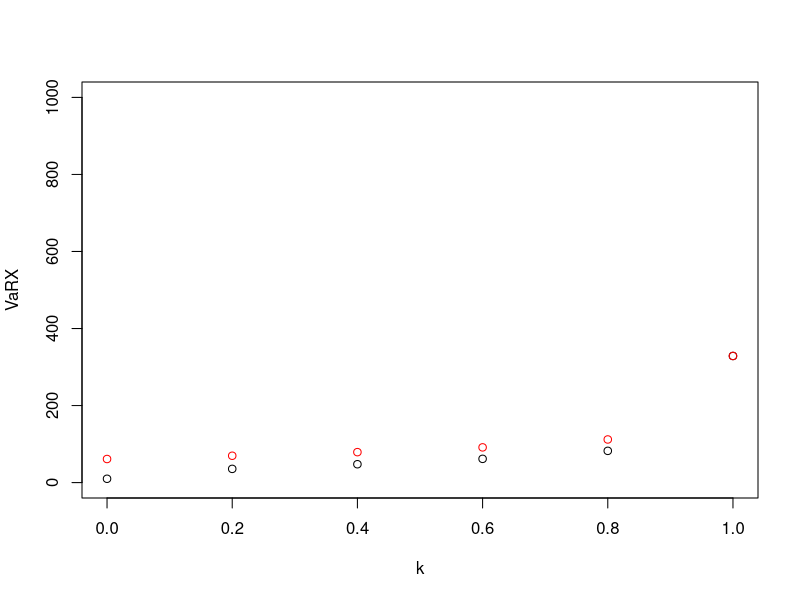
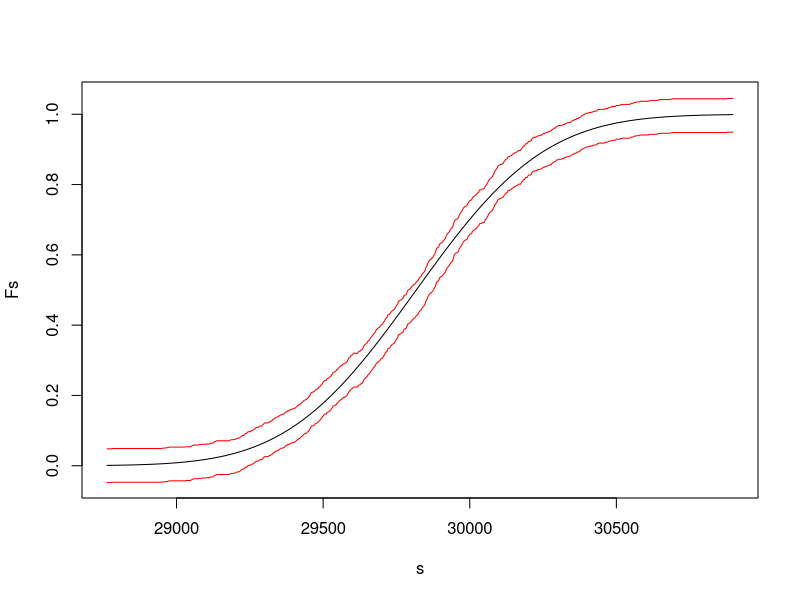
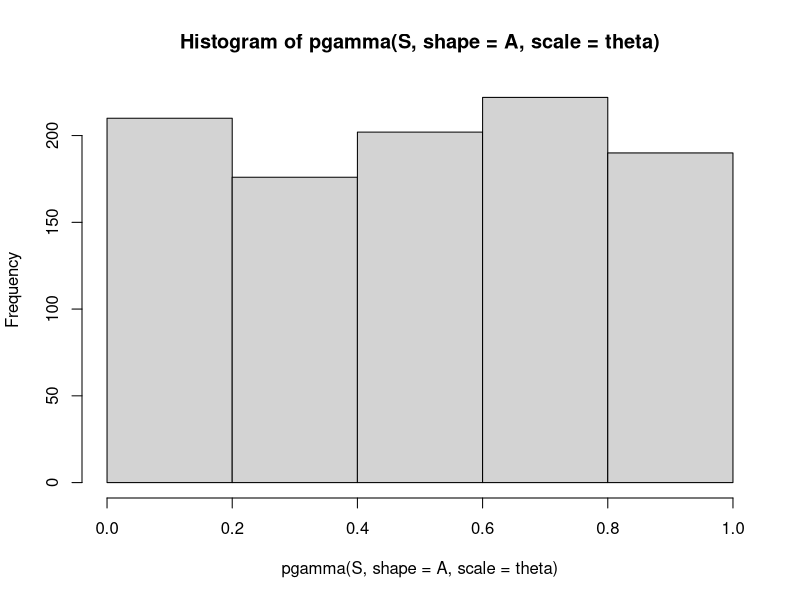

Source code (R) for these figures, in order: (Note: this script raises an error after producing the figures.)
## ---- chunk 1
set.seed(94312)
u <- 4
s <- 0.5
n <- 1e4
X <- rlnorm( n, meanlog = u, sdlog = s )
k <- seq( 0, 1, 0.2 ) 
VaRX <- quantile( X, probs = k, names = FALSE )
TVaRX <- sapply( 
  1:length( VaRX ), 
  FUN = function( i ) ifelse( k[ i ] < 1, ( 1 / ( 1 - k[ i ] ) ) * mean( X * ( X > VaRX[ i ] ) ), max( X ) ) )
## ---- chunk 2
plot( k, VaRX, ylim = c( 0, 1e3 ) )
points( k, TVaRX, col = 'red' )
## ---- chunk 3
# número de unidades aseguradas
n <- 1000

# parámetros para cada X_i
a <- runif( n, 5, 10 )

# parámetro theta, común a todas las X_i
theta <- 4

# parámetro para S
A <- sum( a )
## ---- chunk 4
EX <- a * theta
VX <- a * theta^2
ES <- sum( EX )
VS <- sum( VX )
SDS <- sqrt( VS )
## ---- chunk 5
m <- 1e5
S <- rgamma( m, shape = A, scale = theta )
## ---- chunk 6
P <- ES
P <- mean( S )

alpha <- 0.95
P_avg <- ( 1 + alpha ) * ES
P_avg <- ( 1 + alpha ) * mean( S )

P_var <- ES + alpha * VS
P_var <- mean( S ) + alpha * var( S )

P_sde <- ES + alpha * SDS
P_sde <- mean( S ) + alpha * sd( S )

VaRS <- qgamma( alpha, shape = A, scale = theta )
P_VaR <- VaRS
P_VaR <- quantile( S, probs = alpha )

P_TVaR <- ( 1 / ( 1 - alpha ) ) * ( A * theta ) * ( 1 - pgamma( VaRS, shape = A + 1, scale = theta ) )
P_TVaR <- ( 1 / ( 1 - alpha ) ) * integrate( f = function( u ) qgamma( u, shape = A, scale = theta ), alpha, 1 )$value
P_TVaR <- mean( sapply( runif( m, alpha, 1 ), FUN = function( k ) qgamma( k, shape = A, scale = theta ) ) )
I <- as.numeric( S > VaRS )
P_TVaR <- mean( S * I ) / mean( I )
## ---- chunk 7
n <- 1e3
S <- rgamma( n, shape = A, scale = theta )
smin <- qgamma( 0.001, shape = A, scale = theta )
smax <- qgamma( 0.999, shape = A, scale = theta )
s <- seq( smin, smax, length.out = 1000 )
Fns <- ecdf( S )( s )
Fs <- pgamma( s, shape = A, scale = theta )

alph <- 0.02
er <- sqrt( log( 2 / alph ) / ( 2 * n ) )
mean( abs( Fs - Fns ) > er )

plot( s, Fs, type = 'l', ylim = c( -er, 1 + er ) )
points( s, Fns - er, col = 'red', type = 'l' )
points( s, Fns + er, col = 'red', type = 'l' )

hist( pgamma( S, shape = A, scale = theta ), breaks = 5 )
## ---- chunk 8
n <- 1e5
l <- 3
dat <- data.table( id = 1:n, k = rpois( n, lambda = l )  )
datf <- dat[ , list( fk = .N ), by = k ]
setorder( datf, k )
datf[ , fks := shift( fk, n = 1 ) ]
datf[ , gk := k * fk / fks ]
datf <- datf[ !is.na( gk ) ]
plot( datf$k, datf$gk )
## ---- chunk 9
dflm <- lm( formula = gk ~ k, data = datf, method = 'qr' )
a <- coef( dflm )[ 2 ]
b <- coef( dflm )[ 1 ]
p0 <- exp( -b )
k <- seq( 1, 100, 1 )
p <- p0 * cumprod( c( 1, a + b / k ) )
sum( p )
k <- seq( 0, 100, 1 )
sum( dpois( k, lambda = l ) )
EN <- sum( k * p )
## ---- chunk 10
D <- function( x, d ) return( max( x - d, 0 ) )
d <- 100
u <- 6
s <- 0.3
n <- 1e3
X <- rlnorm( n, meanlog = u, sdlog = s )
DX <- sapply( X, FUN = D, d )
x <- seq( 0, 1e3, length.out = 500 )
FXe <- ecdf( X )
FDXe <- ecdf( DX )
Fx <- sapply( x, FUN = function( x ) FXe( x ) )
FDx <- sapply( x, FUN = function( x ) FDXe( x ) )
plot( x, Fx, type = 's' )
points( x, FDx, type = 's', col = 'blue' )
## ---- chunk 11
D <- function( x, M ) return( min( x, M ) )
M <- 600
u <- 6
s <- 0.3
n <- 1e4
X <- rlnorm( n, meanlog = u, sdlog = s )
DX <- sapply( X, FUN = D, M )
x <- seq( 0, 1e3, length.out = 500 )
FXe <- ecdf( X )
FDXe <- ecdf( DX )
Fx <- sapply( x, FUN = function( x ) FXe( x ) )
FDx <- sapply( x, FUN = function( x ) FDXe( x ) )
plot( x, Fx, type = 's' )
points( x, FDx, type = 's', col = 'blue' )
## ---- chunk 12
rm( list = ls()[ ls() != 'def.chunk.hook' ] )
